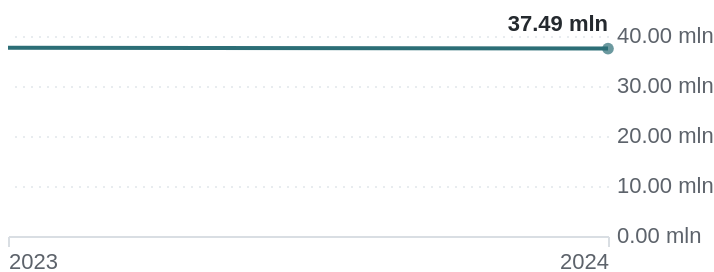

Write a Vega-Lite specification for this figure.
### Vega-Lite specification from a JSON file in a GitHub repository (floating-point values rounded to 4 significant figures)
{"$schema": "https://vega.github.io/schema/vega-lite/v6.json", "width": 300, "height": 100, "padding": {"left": 0, "right": 0, "top": 6, "bottom": 0}, "data": {"values": [{"s": "Polska", "role": "accent", "t": "2023", "v": 37.64, "ill": false, "joint": false, "prelim": false, "last": false}, {"s": "Polska", "role": "accent", "t": "2024", "v": 37.49, "ill": false, "joint": false, "prelim": false, "last": true}]}, "config": {"font": "Inter Variable, Plus Jakarta Sans, sans-serif", "view": {"stroke": null}, "axis": {"labelFont": "Inter Variable, Plus Jakarta Sans, sans-serif", "labelFontSize": 11, "labelColor": "#5D636B"}}, "encoding": {"x": {"field": "t", "type": "temporal", "title": null, "axis": {"format": "%Y", "tickCount": {"interval": "year", "step": 1}, "tickColor": "#D9DEE3", "domainColor": "#D9DEE3", "grid": false, "labelFlush": true}}, "y": {"field": "v", "type": "quantitative", "title": null, "scale": {"zero": true, "nice": true}, "axis": {"format": ".2f", "orient": "right", "gridColor": "#E8ECEF", "gridDash": [1, 3], "domain": false, "ticks": false, "tickCount": 3, "labelPadding": 4, "labelExpr": "datum.label + ' mln'"}}, "color": {"field": "role", "type": "nominal", "legend": null, "scale": {"domain": ["accent"], "range": ["#2C6E76"]}}}, "layer": [{"transform": [{"filter": "datum.ill || datum.joint"}], "mark": {"type": "line", "strokeWidth": 1.25, "strokeDash": [2, 3], "opacity": 0.7}, "encoding": {"detail": {"field": "s"}}}, {"transform": [{"filter": "!datum.ill"}], "mark": {"type": "line", "strokeWidth": 2}, "encoding": {"detail": {"field": "s"}}}, {"transform": [{"filter": "datum.last"}], "mark": {"type": "point", "filled": true, "size": 34, "strokeWidth": 1.5}, "encoding": {"fill": {"condition": {"test": "datum.prelim", "value": "white"}, "field": "role", "type": "nominal", "scale": {"domain": ["accent"], "range": ["#2C6E76"]}, "legend": null}}}, {"transform": [{"filter": "datum.last"}, {"calculate": "format(datum.v, '.2f') + ' mln'", "as": "lab"}], "mark": {"type": "text", "align": "right", "baseline": "bottom", "dy": -7, "fontSize": 11, "fontWeight": 600, "font": "Inter Variable, Plus Jakarta Sans, sans-serif"}, "encoding": {"text": {"field": "lab"}, "color": {"condition": {"test": "datum.role === 'context'", "value": "#5D636B"}, "value": "#24292E"}}}]}
